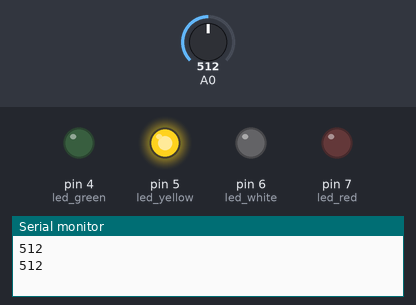
This sketch was run on a simulated Arduino Uno, built with avr-gcc and run on an emulated ATmega328P. Parts: output pins drawn as LEDs (lit = HIGH), the last lines printed to the serial monitor. Inputs (shaded band) come from the test bench; at power-on: A0 = 512.

Above: at 1.7 s.
1.8 s: A0 set to 582
3.3 s: A0 set to 617
At 4.2 s:
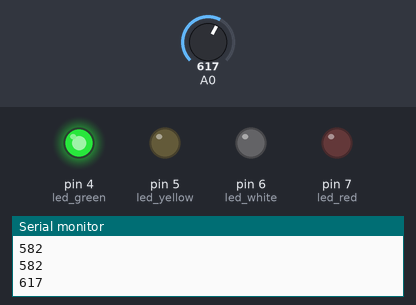
5.1 s: A0 set to 793
6.6 s: A0 set to 814
At 8.3 s:
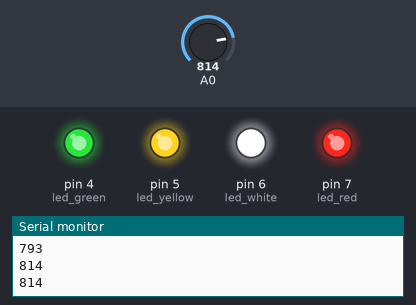
8.7 s: A0 set to 390
At 9.6 s:
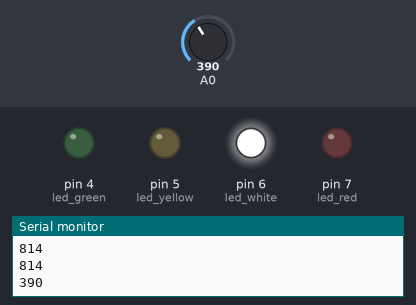
10.5 s: A0 set to 411
At 12.2 s:
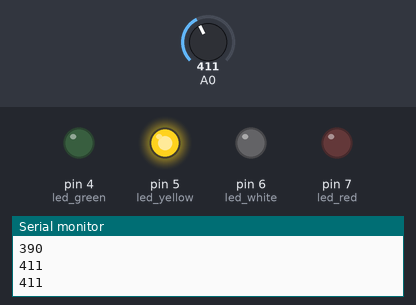
Timing chart, 0 to 13.3 s (numbered marks = the images above; inputs shaded):
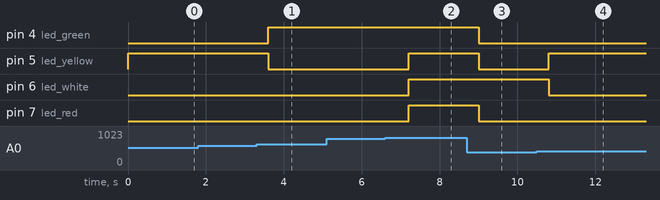

Measured:
- the behaviour switches between 600 and 601 on A0 (found by bisection; images 0 and 1)
- the behaviour switches between 800 and 801 on A0 (found by bisection; images 1 and 2)
- the behaviour switches between 400 and 401 on A0 (found by bisection; images 3 and 4)
- after the input at 3.3 s, pin 4 (led_green): LOW → HIGH after 0.30 s; pin 5 (led_yellow): HIGH → LOW after 0.30 s
- after the input at 6.6 s, pin 5 (led_yellow), pin 6 (led_white), pin 7 (led_red): LOW → HIGH after 0.60 s
- after the input at 8.7 s, pin 4 (led_green), pin 5 (led_yellow), pin 7 (led_red): HIGH → LOW after 0.30 s
- after the input at 10.5 s, pin 5 (led_yellow): LOW → HIGH after 0.30 s; pin 6 (led_white): HIGH → LOW after 0.30 s

The sketch:

potentiometerGauge.ino
```cpp
int led_green=4,led_yellow=5,led_white=6,led_red=7;
int a0_digital_value=0;

void setup()
{
  Serial.begin(9600);
  pinMode(A0,INPUT);
  pinMode(led_red,OUTPUT);
  pinMode(led_yellow,OUTPUT);
  pinMode(led_white,OUTPUT);
  pinMode(led_green,OUTPUT);
}

void loop()
{
  a0_digital_value=analogRead(A0);
  Serial.println(a0_digital_value);
  if(a0_digital_value<=200){
    digitalWrite(led_red,HIGH);
    digitalWrite(led_white,LOW);
    digitalWrite(led_yellow,LOW);
    digitalWrite(led_green,LOW);
  }
  else if(a0_digital_value<=400){
    digitalWrite(led_red,LOW);
    digitalWrite(led_white,HIGH);
    digitalWrite(led_yellow,LOW);
    digitalWrite(led_green,LOW);
  }
  else if(a0_digital_value<=600){
    digitalWrite(led_red,LOW);
    digitalWrite(led_white,LOW);
    digitalWrite(led_yellow,HIGH);
    digitalWrite(led_green,LOW);
  }
  else if(a0_digital_value<=800){
    digitalWrite(led_red,LOW);
    digitalWrite(led_white,LOW);
    digitalWrite(led_yellow,LOW);
    digitalWrite(led_green,HIGH);
  }
  else{
    digitalWrite(led_red,HIGH);
    digitalWrite(led_white,HIGH);
    digitalWrite(led_yellow,HIGH);
    digitalWrite(led_green,HIGH);
  }
  delay(900);
}
```
